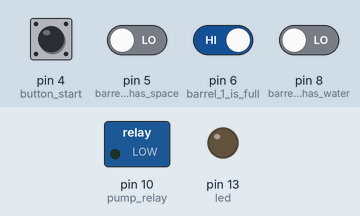
This sketch was run on a simulated Arduino Uno, built with avr-gcc and run on an emulated ATmega328P. Shown: switched loads named in the sketch (green lamp = pin HIGH), output pins drawn as LEDs (lit = HIGH). Inputs (shaded band) come from the test bench; at power-on: pin 6 (barrel_1_is_full) HIGH, pin 4 (button_start), pin 5 (barrel_1_has_space), pin 8 (barrel_2_has_water) LOW. What the sketch prints to the serial monitor is not drawn.

Above: at 1.3 s.
1.4 s: pin 6 (barrel_1_is_full) driven LOW and pin 8 (barrel_2_has_water) driven HIGH
At 2.7 s:
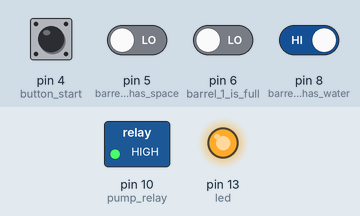
Timing chart, 0 to 4.4 s (numbered marks = the images above; inputs shaded):
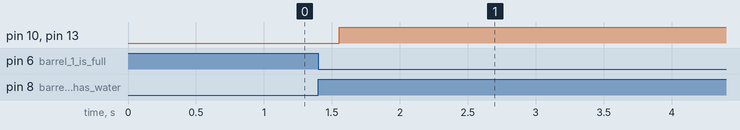

The sketch:

WPD.ino
```cpp
/*
                  SITUATION CHEMATIC DIAGRAM
   _______________                          _______________
   |             |                          |             |
www|             |WWWWwwwwWwwwWWwwwwWwwwWwww|             |WwW
---|             |--------------------------|~~~~~~~~~~~~~|---
   |             |                  sensor +|             |
   |~~~~~~~~~~~~~|                          |             |
   |             |                  sensor +|             |
   |             |==========================|             |
   |             |           tube           |             |
   |            +|sensor                    |             |
   |=============|                          |=============|
       BARREL 2                                 BARREL 1
                     SENSOR CONTROL TABLE
  ========================================================
  |                              |   КОНТРОЛЬ СЕНСОРОВ   |
  | НАИМЕНОВАНИЕ ОБЪЕКТА/СЕНСОРА |-----------------------|
  |                              | ЕСТЬ ВОДА | НЕТ ВОДЫ  |
  |------------------------------------------------------|
  | КОЛОДЕЦ 2 (малый, источник)  |           |           |
  |              синий/бело-синий|      1    |     0     |
  |------------------------------------------------------|
  | КОЛОДЕЦ 1 (большой, приемник)|           |           |
  |    коричневый/бело-коричневый|      1    |     0     |
  |------------------------------------------------------|
  | КОЛОДЕЦ 1 (большой, приемник)|           |           |
  |          зеленый/бело-зеоеный|      1    |     0     |
  ========================================================
*/

// определение функций портов ввода-вывода
#define barrel_2_has_water 8  // датчик НАЛИЧИЯ ВОДЫ колодца 2  - СИНИЙ/БЕЛО-СИНИНЙ
#define barrel_1_is_full 6    // датчик ВЕРХНЕГО УРОВНЯ, колодец 1 КОРИЧНЕЫЙ/БЕЛО-КОРИЧНЕВЫЙ
#define barrel_1_has_space 5  // датчик НИЖНЕГО УРОВНЯ, колодец 1 ЗЕЛЕНЫЙ/БЕЛО-ЗЕЛЕНЫЙ
#define pump_relay 10         // реле
#define led 13                // индикация на плате управления
#define button_start 4        // Кнопка ручного запуска насоса

// определение переменных
bool barrel_2_sens_downer = LOW;
bool barrel_1_sens_upper = LOW;
bool barrel_1_sens_downer = LOW;
bool pump_status = LOW;
bool button = LOW;

// определение рабочих функций
void pumpOn() {
  Serial.println("Pump Activated");
  digitalWrite (pump_relay, HIGH);
  digitalWrite(led, HIGH);
  pump_status = HIGH;
}

void pumpOff() {
  Serial.println("Pump stop!");
  digitalWrite (pump_relay, LOW);
  digitalWrite(led, LOW);
  pump_status = LOW;
}

void normalCycle() {
  do {
    pumpOn();
  } while (barrel_2_sens_downer == HIGH && barrel_1_sens_upper == LOW);
}

// установки скетча
void setup() {
  //open port monitoring
  Serial.begin(9600);

  //pin initialization
  pinMode(pump_relay, OUTPUT);
  pinMode(led, OUTPUT);
  pinMode(button_start, INPUT);
  pinMode(barrel_2_has_water, INPUT);
  pinMode(barrel_1_is_full, INPUT);
  pinMode(barrel_1_has_space, INPUT);

  // гарантируем, что реле насоса отключено на момент старта программы
  digitalWrite(pump_relay, LOW);
}

// рабочий цикл
void loop() {
  // проверяем статус переменной "насос", обнуляем при необходимости:
  if (pump_status == HIGH) {
    pump_status = LOW;
  }

  // Рабочий цикл:
  // опрос датчиков и запись в переменные:
  barrel_2_sens_downer = digitalRead(barrel_2_has_water);
  barrel_1_sens_upper = digitalRead(barrel_1_is_full);
  barrel_1_sens_downer = digitalRead(barrel_1_has_space);
  button = digitalRead(button_start);

  // Блок проверки условий рабочего цикла
  if (barrel_2_sens_downer == HIGH) { // определяем наличие воды для перекачки
    if (barrel_1_sens_upper == LOW) { // определяем наличие места для перекачки
      normalCycle();
    }
  }

  // отладочные сообщения в монитор порта:
  Serial.print("Нижний датчик колодца №2: ");
  Serial.println(barrel_2_sens_downer);

  Serial.print("Верхний датчик колодца №1: ");
  Serial.println(barrel_1_sens_upper);

  Serial.print("Нижний датчик колодца №1: ");
  Serial.println(barrel_1_sens_downer);

  Serial.print("Кнопка нажата: ");
  Serial.println(button);

  Serial.print("Статус реле: ");
  Serial.println(pump_relay);

  Serial.print("Состояние переменной статуса насоса: ");
  Serial.println(pump_status);

  Serial.println("Цикл завершен.");

  /* Раскомментируй следующую строку чтобы включить задержку вывода сообщений в серийный порт для отладки */
  // delay(3000);
}
```

Measured:
- after the input at 1.4 s, pin 10 (pump_relay), pin 13 (led): LOW → HIGH after 0.16 s
